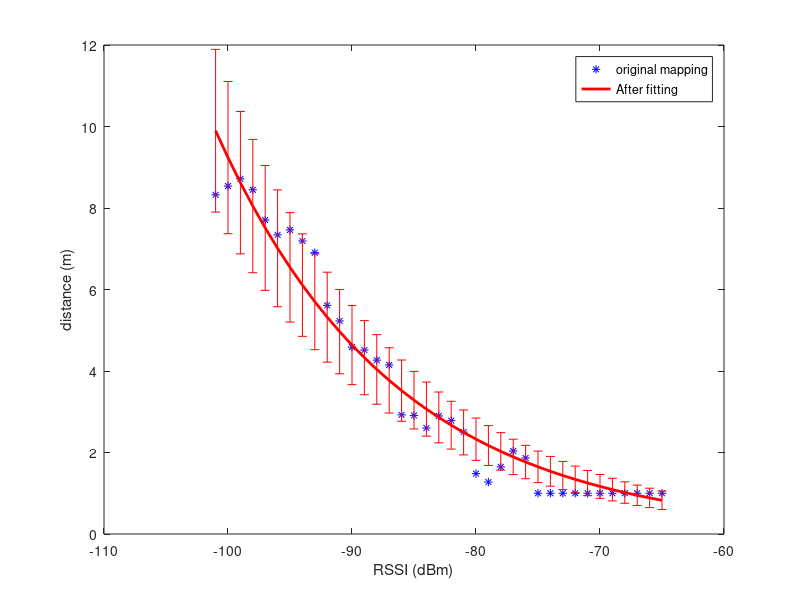

Write MATLAB code to recreate this figure. (Note: this script raises an error after producing the figure.)
%lin_dis_std compute the linear fitting of distance and std.
%   take in the RSSI_DIS as input, and perform a linear fitting to get the
%   fitted dis std. output is the updated RSSI_DIS
    RSSI_DIS = load('rssi_dis_fitting.txt');
    dis = RSSI_DIS(:,2);
    std = RSSI_DIS(:,3);
    Dis = [ones(length(dis),1) dis];
    b = Dis\std;
    std_fitted = Dis*b;
    RSSI_DIS(:,3) = std_fitted;
    
    %{
    RSSI_DIS_original = load('interp_dist_mean_std_diff_rssi.txt');
    x1 = RSSI_DIS_original(:,1);
    y1 = RSSI_DIS_original(:,2);
    plot(x1,y1,'b*',x1,dis,'-r','LineWidth',2,'MarkerSize',6);
    ylabel('distance (m)');
    xlabel('RSSI');
    legend('original data','Nonlinear Regression');
    hold on;
    errorbar(x1,y1,std,'bo','markersize', 5);
    errorbar(x1,dis,std_fitted,'r','markersize', 5);
    title('RSSI vs Distance weighted fitting (std fitted)');
    exportfig(gcf,'rssi_dis_weighted_std_fitting.eps'...
    ,'height',6,'Width',8,'fontmode','Scaled', 'color', 'rgb');
    %}
    
    RSSI_DIS_original = load('interp_dist_mean_std_diff_rssi.txt');
    x1 = RSSI_DIS_original(:,1);
    y1 = RSSI_DIS_original(:,2);
    plot(x1,y1,'b*',x1,dis,'-r','LineWidth',2,'MarkerSize',6);
    ylabel('distance (m)');
    xlabel('RSSI (dBm)');
    legend('original mapping','After fitting');
    hold on;
    errorbar(x1,dis,std_fitted,'r','markersize', 5);
    set(gca, 'FontSize', 18, 'LineWidth', 2);
    exportfig(gcf,'latex_rssi_dis_std_fitting.eps'...
    ,'height',6,'Width',8,'fontmode','Scaled', 'color', 'rgb');

    %{
    scatter(dis,std)
    hold on
    plot(dis,std_fitted)
    %}
    
    %
  